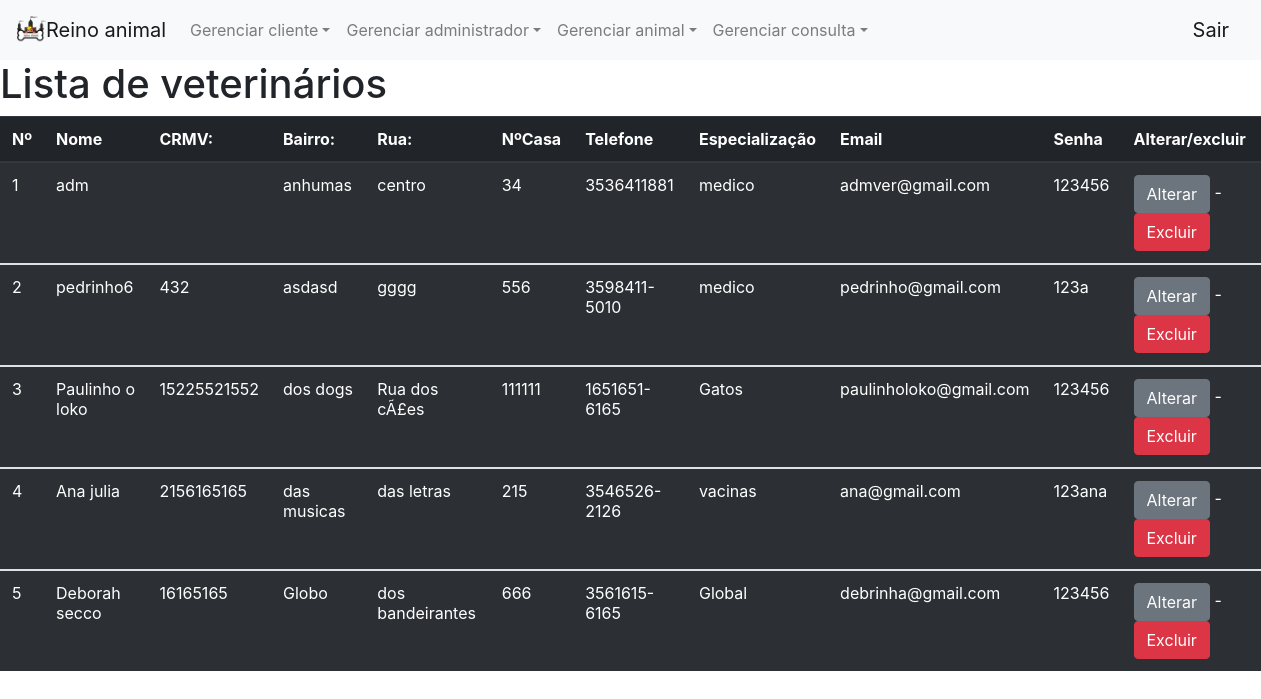
The page /PROJETO/Adm/Buscas/Busca_veterinario.php on the database its author committed.
### tables this page shows
CREATE TABLE `veterinario` (
  `id_veterinario` int(11) NOT NULL,
  `crmv` varchar(30) NOT NULL,
  `nome` varchar(150) NOT NULL,
  `bairro` varchar(100) NOT NULL,
  `rua` varchar(150) NOT NULL,
  `num_casa` int(11) NOT NULL,
  `telefone` varchar(13) NOT NULL,
  `especializacao` varchar(150) DEFAULT NULL,
  `email` varchar(250) NOT NULL,
  `senha` varchar(250) NOT NULL
);

### PROJETO/Adm/funcao/funcao_select.php (called while the page is built, shortened)
<?php
include("../conexao/fecha_conexao.php");
function select($tabela, $coluna = "*", $where = NULL, $ordem = NULL, $limite = NULL) {
    $sql = "SELECT {$coluna} FROM {$tabela} {$where} {$ordem} {$limite}";
    if ($conexao = connect()) {
        if ($query = mysqli_query($conexao, $sql)) {
            if (mysqli_num_rows($query) > 0) {
                $resultados_totais = array();
                while ($resultado = mysqli_fetch_assoc($query)) {
                    $resultados_totais[] = $resultado;
                }
                return $resultados_totais;
            } else {
                return false;
            }
        } else {
            return false;
        }
    } else {
        return false;
    }
}

### PROJETO/Adm/conexao/fecha_conexao.php (called while the page is built)
<?php
function fechaConexao($conexao){
   $fecha = mysqli_close($conexao);
   if(!$fecha){
       echo "Impossivel fechar a conexao";
       return false;
   }else{
       return true;
   }
}

### PROJETO/Adm/Buscas/Busca_veterinario.php (the view, shortened to what this page needs)
<?php
include('../funcao/funcao_select.php');
$pesquisar = $_POST['pesquisar'];
$consulta = select("veterinario", "*", "WHERE nome LIKE '%$pesquisar%'");
?>
<head>
    <link rel="stylesheet" href="css/bootstrap.css">
    <link rel="stylesheet" href="https://stackpath.bootstrapcdn.com/bootstrap/4.1.3/css/bootstrap.min.css">
    <link rel="stylesheet" type="text/css" href="../css/estilo.css">
</head>
<nav class="navbar navbar-expand-lg navbar-light bg-light">
    <a class="navbar-brand" href="HomeVeterinario.php"><img src="../img/reino.png" alt="" width="30px" class="d-inline-block align-top" alt="">Reino animal</a>
    <div class="collapse navbar-collapse" id="navbarTogglerDemo01">
        <ul class="navbar-nav mr-auto mt-2 mt-lg-0">
            <li class="nav-item dropdown">
                <a class="nav-link dropdown-toggle" href="#" id="dropdownMenuLink" data-toggle="dropdown" aria-haspopup="true" aria-expanded="false">Gerenciar cliente<span class="sr-only">(current)</span></a>
            </li>
            <li class="nav-item dropdown">
                <a class="nav-link dropdown-toggle" href="#" id="dropdownMenuLink" data-toggle="dropdown" aria-haspopup="true" aria-expanded="false">Gerenciar administrador<span class="sr-only">(current)</span></a>
            </li>
            <li class="nav-item dropdown">
                <a class="nav-link dropdown-toggle" href="#" id="dropdownMenuLink" data-toggle="dropdown" aria-haspopup="true" aria-expanded="false">Gerenciar animal<span class="sr-only">(current)</span></a>
            </li>
            <li class="nav-item dropdown">
                <a class="nav-link dropdown-toggle" href="#" id="dropdownMenuLink" data-toggle="dropdown" aria-haspopup="true" aria-expanded="false">Gerenciar consulta<span class="sr-only">(current)</span></a>
            </li>
        </ul>
        <ul class="nav navbar-nav navbar-right">
            <a class="navbar-brand" href="../sessao/Logout.php"><img alt="" width="30px" class="d-inline-block align-top" alt="">Sair</a>
        </ul>
    </div>
</nav>
<body>
    <table class="table table-striped table-dark">
        <h1> Lista de veterinários</h1>
        <thead>
            <tr>
                <th>Nº</th>
                <th>Nome</th>
                <th>CRMV:</th>
                <th>Bairro:</th>
                <th>Rua:</th>
                <th>NºCasa</th>
                <th>Telefone</th>
                <th>Especialização</th>
                <th>Email</th>
                <th>Senha</th>
                <th>Alterar/excluir</th>
            </tr>
        </thead>
        <?php
        if ($consulta == true) {
            for ($i = 0; $i < count($consulta); $i++) {
                ?>
                <tbody>
                    <tr>
                        <td><?php echo $i + 1 ?></td>
                        <td><?php echo $consulta [$i]['nome'] ?></td>
                        <td><?php echo $consulta [$i]['crmv'] ?></td>
                        <td><?php echo $consulta [$i]['bairro'] ?></td>
                        <td><?php echo $consulta [$i]['rua'] ?></td>
                        <td><?php echo $consulta [$i]['num_casa'] ?></td>
                        <td><?php echo $consulta [$i]['telefone'] ?></td>
                        <td><?php echo $consulta [$i]['especializacao'] ?></td>
                        <td><?php echo $consulta [$i]['email'] ?></td>
                        <td><?php echo $consulta [$i]['senha'] ?></td>
                        <td><a class="btn btn-secondary" role="button" href="../editar/editar_veterinario.php?id=<?php echo $consulta[$i]['id_veterinario']; ?>">Alterar</a> -
                            <a class="btn btn-danger" role="button" href="../excluir/excluir_veterinario.php?id=<?php echo $consulta[$i]['id_veterinario']; ?>">Excluir</a></td>
                    </tr>
                </tbody>
                <?php
            }
        } else {
            echo "Nenhum dado encontrado!";
        }
        ?>
    </table>
</body>
</html>

### PROJETO/Adm/css/estilo.css (style rules this page uses)
nav { height: 60px; }

### rows shown on the page
veterinario: nome "adm", bairro "anhumas", rua "centro", num_casa "34", telefone "3536411881", especializacao "medico", email "admver@gmail.com", senha "123456"
veterinario: nome "pedrinho6", crmv "432", bairro "asdasd", rua "gggg", num_casa "556", telefone "3598411-5010", especializacao "medico", email "pedrinho@gmail.com", senha "123a"
veterinario: nome "Paulinho o loko", crmv "15225521552", bairro "dos dogs", rua "Rua dos cÃ£es", num_casa "111111", telefone "1651651-6165", especializacao "Gatos", email "paulinholoko@gmail.com", senha "123456"
veterinario: nome "Ana julia", crmv "2156165165", bairro "das musicas", rua "das letras", num_casa "215", telefone "3546526-2126", especializacao "vacinas", email "ana@gmail.com", senha "123ana"
veterinario: nome "Deborah secco", crmv "16165165", bairro "Globo", rua "dos bandeirantes", num_casa "666", telefone "3561615-6165", especializacao "Global", email "debrinha@gmail.com", senha "123456"
